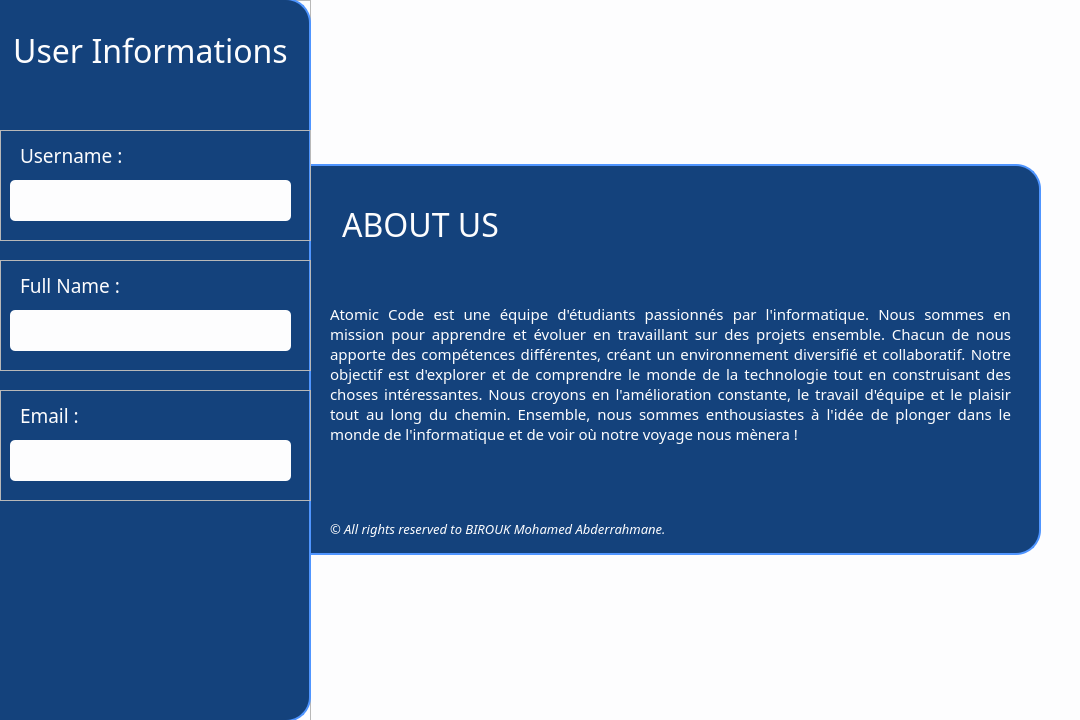
<?xml version="1.0" encoding="UTF-8"?>
<ui version="4.0">
 <class>Home</class>
 <widget class="QDialog" name="Home">
  <property name="windowModality">
   <enum>Qt::NonModal</enum>
  </property>
  <property name="geometry">
   <rect>
    <x>0</x>
    <y>0</y>
    <width>1080</width>
    <height>720</height>
   </rect>
  </property>
  <property name="minimumSize">
   <size>
    <width>1080</width>
    <height>720</height>
   </size>
  </property>
  <property name="maximumSize">
   <size>
    <width>1080</width>
    <height>720</height>
   </size>
  </property>
  <property name="windowTitle">
   <string>Atomic code Home About Us</string>
  </property>
  <property name="windowIcon">
   <iconset>
    <normaloff>../assets/Artboard 5.png</normaloff>../assets/Artboard 5.png</iconset>
  </property>
  <property name="styleSheet">
   <string notr="true">QWidget{
	background-color: #fdfdfe;
}

QPushButton
{
	background-color: #14427c;
	color : #fdfdfe;
	border-radius: 5px;
	padding: 10 0px;
}
QPushButton:hover {
	background-color: #3667b0;
	color : #fdfdfe;
}

QPushButton::pressed {
    background-color:rgb(79, 149, 255);
   
}

QFrame{
background:none;
}</string>
  </property>
  <widget class="QLabel" name="label_7">
   <property name="enabled">
    <bool>true</bool>
   </property>
   <property name="geometry">
    <rect>
     <x>0</x>
     <y>0</y>
     <width>1080</width>
     <height>720</height>
    </rect>
   </property>
   <property name="styleSheet">
    <string notr="true">background:none;
</string>
   </property>
   <property name="text">
    <string/>
   </property>
   <property name="pixmap">
    <pixmap>../assets/lllllx12Artboard 4.png</pixmap>
   </property>
   <property name="scaledContents">
    <bool>false</bool>
   </property>
  </widget>
  <widget class="QFrame" name="frame">
   <property name="geometry">
    <rect>
     <x>0</x>
     <y>0</y>
     <width>311</width>
     <height>721</height>
    </rect>
   </property>
   <property name="styleSheet">
    <string notr="true">QLabel{
	color: #fdfdfe;	
	background-color: none;
	font-size : 14;
}
QLineEdit{
	border-radius: 5px;
}
QLineEdit{
	color: rgb(44, 44, 44);
	padding-left: 5px;
}</string>
   </property>
   <property name="frameShape">
    <enum>QFrame::StyledPanel</enum>
   </property>
   <property name="frameShadow">
    <enum>QFrame::Raised</enum>
   </property>
   <widget class="QLabel" name="label">
    <property name="geometry">
     <rect>
      <x>-50</x>
      <y>-2</y>
      <width>361</width>
      <height>724</height>
     </rect>
    </property>
    <property name="styleSheet">
     <string notr="true">background-color: #14427c;
border: 2px solid rgb(79, 149, 255);
border-radius: 25px;
</string>
    </property>
    <property name="text">
     <string/>
    </property>
   </widget>
   <widget class="QLabel" name="label_3">
    <property name="geometry">
     <rect>
      <x>0</x>
      <y>0</y>
      <width>301</width>
      <height>101</height>
     </rect>
    </property>
    <property name="font">
     <font>
      <family>Semakin</family>
      <pointsize>24</pointsize>
     </font>
    </property>
    <property name="styleSheet">
     <string notr="true">background-color:transparent;
color : #fdfdfe;</string>
    </property>
    <property name="text">
     <string>User Informations</string>
    </property>
    <property name="alignment">
     <set>Qt::AlignCenter</set>
    </property>
    <property name="wordWrap">
     <bool>true</bool>
    </property>
   </widget>
   <widget class="QFrame" name="frame_2">
    <property name="geometry">
     <rect>
      <x>0</x>
      <y>130</y>
      <width>311</width>
      <height>111</height>
     </rect>
    </property>
    <property name="styleSheet">
     <string notr="true"/>
    </property>
    <property name="frameShape">
     <enum>QFrame::StyledPanel</enum>
    </property>
    <property name="frameShadow">
     <enum>QFrame::Raised</enum>
    </property>
    <widget class="QLabel" name="label_2">
     <property name="geometry">
      <rect>
       <x>20</x>
       <y>10</y>
       <width>151</width>
       <height>31</height>
      </rect>
     </property>
     <property name="font">
      <font>
       <family>Poppins Medium</family>
       <pointsize>14</pointsize>
      </font>
     </property>
     <property name="text">
      <string>Username :</string>
     </property>
    </widget>
    <widget class="QLineEdit" name="lineEdit">
     <property name="geometry">
      <rect>
       <x>10</x>
       <y>50</y>
       <width>281</width>
       <height>41</height>
      </rect>
     </property>
     <property name="font">
      <font>
       <family>Poppins Medium</family>
       <pointsize>12</pointsize>
      </font>
     </property>
     <property name="inputMask">
      <string/>
     </property>
     <property name="text">
      <string/>
     </property>
     <property name="readOnly">
      <bool>true</bool>
     </property>
    </widget>
   </widget>
   <widget class="QFrame" name="frame_3">
    <property name="geometry">
     <rect>
      <x>0</x>
      <y>260</y>
      <width>311</width>
      <height>111</height>
     </rect>
    </property>
    <property name="styleSheet">
     <string notr="true"/>
    </property>
    <property name="frameShape">
     <enum>QFrame::StyledPanel</enum>
    </property>
    <property name="frameShadow">
     <enum>QFrame::Raised</enum>
    </property>
    <widget class="QLabel" name="label_9">
     <property name="geometry">
      <rect>
       <x>20</x>
       <y>10</y>
       <width>151</width>
       <height>31</height>
      </rect>
     </property>
     <property name="font">
      <font>
       <family>Poppins Medium</family>
       <pointsize>14</pointsize>
      </font>
     </property>
     <property name="text">
      <string>Full Name :</string>
     </property>
    </widget>
    <widget class="QLineEdit" name="lineEdit_6">
     <property name="geometry">
      <rect>
       <x>10</x>
       <y>50</y>
       <width>281</width>
       <height>41</height>
      </rect>
     </property>
     <property name="font">
      <font>
       <family>Poppins Medium</family>
       <pointsize>12</pointsize>
      </font>
     </property>
     <property name="readOnly">
      <bool>true</bool>
     </property>
    </widget>
   </widget>
   <widget class="QFrame" name="frame_4">
    <property name="geometry">
     <rect>
      <x>0</x>
      <y>390</y>
      <width>311</width>
      <height>111</height>
     </rect>
    </property>
    <property name="styleSheet">
     <string notr="true"/>
    </property>
    <property name="frameShape">
     <enum>QFrame::StyledPanel</enum>
    </property>
    <property name="frameShadow">
     <enum>QFrame::Raised</enum>
    </property>
    <widget class="QLabel" name="label_11">
     <property name="geometry">
      <rect>
       <x>20</x>
       <y>10</y>
       <width>151</width>
       <height>31</height>
      </rect>
     </property>
     <property name="font">
      <font>
       <family>Poppins Medium</family>
       <pointsize>14</pointsize>
      </font>
     </property>
     <property name="text">
      <string>Email :</string>
     </property>
    </widget>
    <widget class="QLineEdit" name="lineEdit_8">
     <property name="geometry">
      <rect>
       <x>10</x>
       <y>50</y>
       <width>281</width>
       <height>41</height>
      </rect>
     </property>
     <property name="font">
      <font>
       <family>Poppins Medium</family>
       <pointsize>12</pointsize>
      </font>
     </property>
     <property name="readOnly">
      <bool>true</bool>
     </property>
    </widget>
   </widget>
   <widget class="QLabel" name="label_12">
    <property name="enabled">
     <bool>true</bool>
    </property>
    <property name="geometry">
     <rect>
      <x>50</x>
      <y>510</y>
      <width>200</width>
      <height>200</height>
     </rect>
    </property>
    <property name="minimumSize">
     <size>
      <width>0</width>
      <height>0</height>
     </size>
    </property>
    <property name="styleSheet">
     <string notr="true">background: transparent;</string>
    </property>
    <property name="text">
     <string/>
    </property>
    <property name="textFormat">
     <enum>Qt::AutoText</enum>
    </property>
    <property name="pixmap">
     <pixmap>../assets/logoATMArtboard 5.png</pixmap>
    </property>
    <property name="scaledContents">
     <bool>true</bool>
    </property>
   </widget>
  </widget>
  <widget class="QFrame" name="frame_5">
   <property name="geometry">
    <rect>
     <x>280</x>
     <y>164</y>
     <width>761</width>
     <height>391</height>
    </rect>
   </property>
   <property name="styleSheet">
    <string notr="true">background-color: #14427c;
border-radius: 25px;
border: 2px solid rgb(79, 149, 255);</string>
   </property>
   <property name="frameShape">
    <enum>QFrame::StyledPanel</enum>
   </property>
   <property name="frameShadow">
    <enum>QFrame::Raised</enum>
   </property>
   <widget class="QLabel" name="label_13">
    <property name="geometry">
     <rect>
      <x>30</x>
      <y>10</y>
      <width>221</width>
      <height>101</height>
     </rect>
    </property>
    <property name="font">
     <font>
      <family>Semakin</family>
      <pointsize>24</pointsize>
     </font>
    </property>
    <property name="styleSheet">
     <string notr="true">background-color:transparent;
color : #fdfdfe;
border: none;</string>
    </property>
    <property name="text">
     <string>ABOUT US</string>
    </property>
    <property name="alignment">
     <set>Qt::AlignCenter</set>
    </property>
    <property name="wordWrap">
     <bool>true</bool>
    </property>
   </widget>
   <widget class="QLabel" name="label_14">
    <property name="geometry">
     <rect>
      <x>50</x>
      <y>100</y>
      <width>681</width>
      <height>221</height>
     </rect>
    </property>
    <property name="font">
     <font>
      <family>Poppins Medium</family>
      <pointsize>11</pointsize>
     </font>
    </property>
    <property name="styleSheet">
     <string notr="true">background: none;
color : #fdfdfe;
border: none;</string>
    </property>
    <property name="text">
     <string>&lt;html&gt;&lt;head/&gt;&lt;body&gt;&lt;p align=&quot;justify&quot;&gt;Atomic Code est une équipe d'étudiants passionnés par l'informatique. Nous sommes en mission pour apprendre et évoluer en travaillant sur des projets ensemble. Chacun de nous apporte des compétences différentes, créant un environnement diversifié et collaboratif. Notre objectif est d'explorer et de comprendre le monde de la technologie tout en construisant des choses intéressantes. Nous croyons en l'amélioration constante, le travail d'équipe et le plaisir tout au long du chemin. Ensemble, nous sommes enthousiastes à l'idée de plonger dans le monde de l'informatique et de voir où notre voyage nous mènera !&lt;/p&gt;&lt;/body&gt;&lt;/html&gt;</string>
    </property>
    <property name="wordWrap">
     <bool>true</bool>
    </property>
   </widget>
   <widget class="QLabel" name="label_15">
    <property name="geometry">
     <rect>
      <x>50</x>
      <y>350</y>
      <width>441</width>
      <height>31</height>
     </rect>
    </property>
    <property name="font">
     <font>
      <family>Poppins Medium</family>
      <pointsize>10</pointsize>
      <italic>true</italic>
     </font>
    </property>
    <property name="styleSheet">
     <string notr="true">border:none;
color : #fdfdfe;</string>
    </property>
    <property name="text">
     <string>&lt;html&gt;&lt;head/&gt;&lt;body&gt;&lt;p&gt;© All rights reserved to BIROUK Mohamed Abderrahmane.&lt;/p&gt;&lt;/body&gt;&lt;/html&gt;</string>
    </property>
   </widget>
  </widget>
  <zorder>label_7</zorder>
  <zorder>frame_5</zorder>
  <zorder>frame</zorder>
 </widget>
 <resources/>
 <connections/>
</ui>
